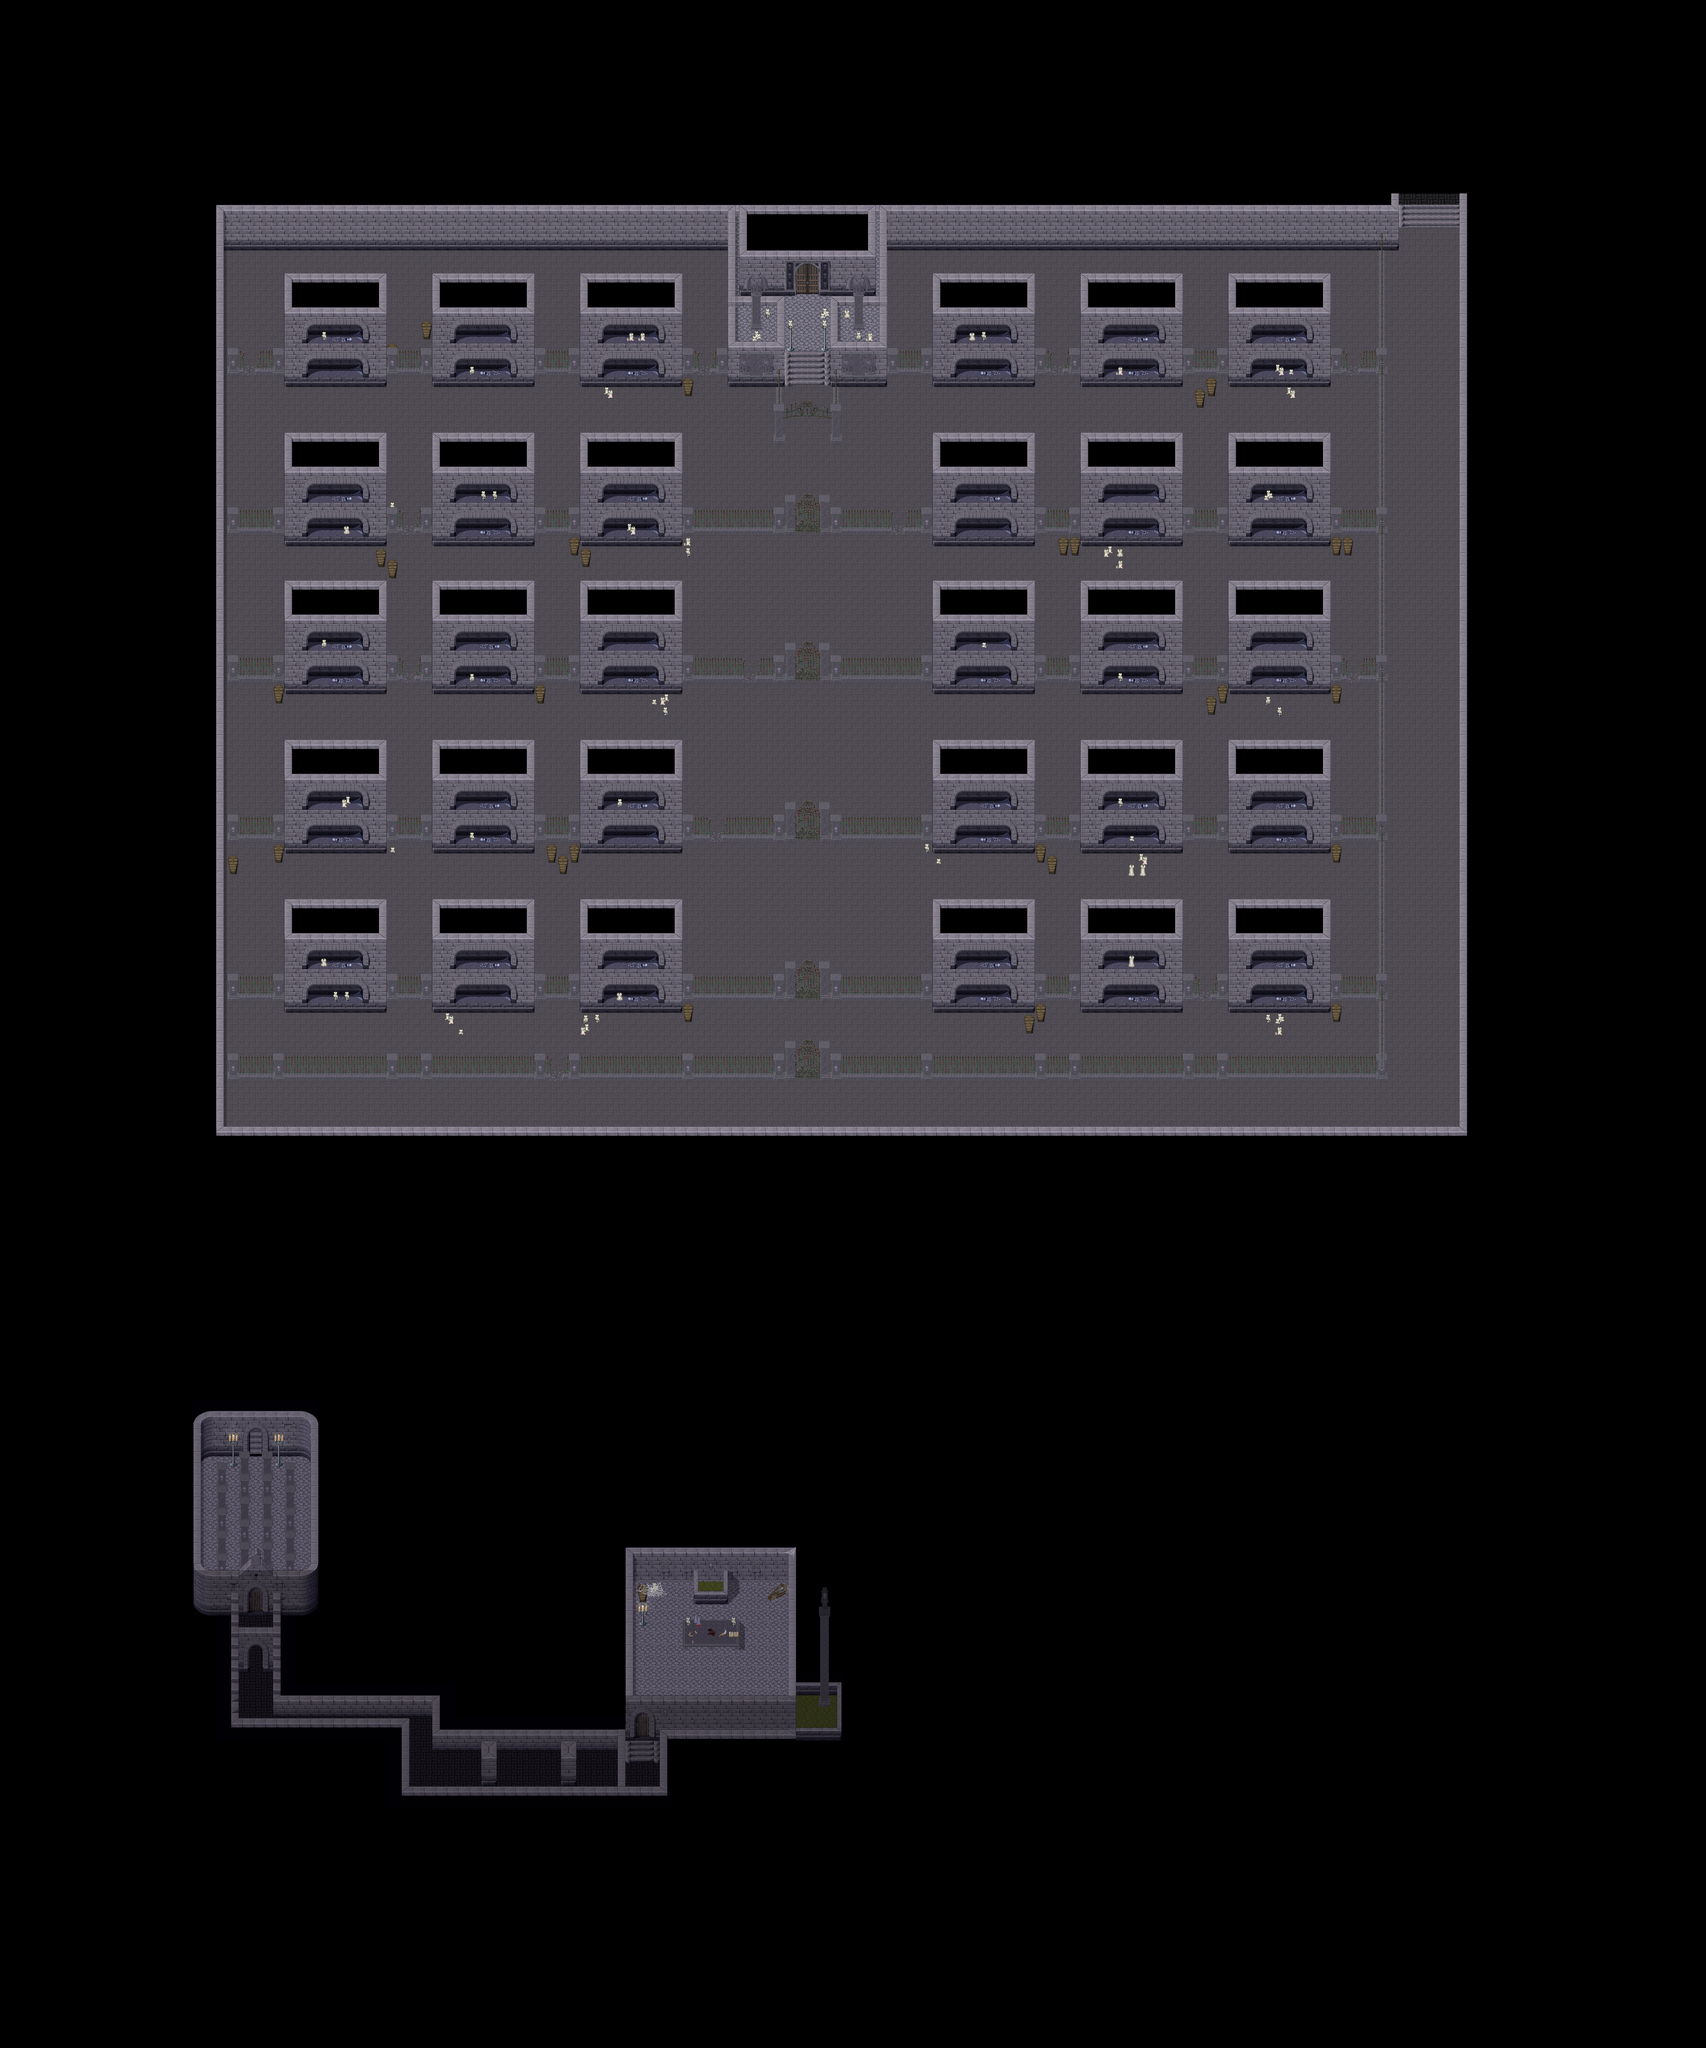

Tiled map render using the project's own tile images. Description and the map definition, with tile-layer contents summarised, below:
An orthogonal 150x180 tile map with 32x32 px tiles, 9 tile layers (Ground1, Ground2, Ground3, Ground4, ...), 1 hidden layer not drawn, 9 tilesets and 12 objects (10x spawn, warp, particle_effect).

<map version="1.4" tiledversion="1.4.3" orientation="orthogonal" renderorder="right-down" width="150" height="180" tilewidth="32" tileheight="32" infinite="0" nextlayerid="14" nextobjectid="16">
 <properties>
  <property name="music" value="OverwhelmedUnderground.ogg" />
  <property name="name" value="Crypt Sub-Basement Two" />
  <property name="overlay0image" value="graphics/images/ambient/spotlight.png" />
  <property name="overlay0keepratio" value="true" />
 </properties>
 <tileset firstgid="1" source="../tilesets/collision.tsx" />
 <tileset firstgid="3" source="../tilesets/crypt1.tsx" />
 <tileset firstgid="259" source="../tilesets/crypt2.tsx" />
 <tileset firstgid="483" source="../tilesets/crypt_blockwall.tsx" />
 <tileset firstgid="739" source="../tilesets/crypt_fringe_x3.tsx" />
 <tileset firstgid="819" source="../tilesets/crypt_fringe2_x3.tsx" />
 <tileset firstgid="899" source="../tilesets/crypt_x4.tsx" />
 <tileset firstgid="963" source="../tilesets/light-flickering-x1x4.tsx" />
 <tileset firstgid="1023" name="dark-tileset-accessory" tilewidth="32" tileheight="32" tilecount="60" columns="15">
  <image source="../graphics/tiles/dark-tileset-accessory.png" width="480" height="128" />
 </tileset>
 <layer id="1" name="Ground1" width="150" height="180">
  <data>[27000 cells, 27000 non-empty, 42 distinct tile ids]</data>
 </layer>
 <layer id="2" name="Ground2" width="150" height="180">
  <data>[27000 cells, 464 non-empty, 97 distinct tile ids]</data>
 </layer>
 <layer id="3" name="Ground3" width="150" height="180">
  <data>[27000 cells, 64 non-empty, 42 distinct tile ids]</data>
 </layer>
 <layer id="13" name="Ground4" width="150" height="180" opacity="0.7">
  <data>[27000 cells, 6 non-empty, 5 distinct tile ids]</data>
 </layer>
 <layer id="4" name="Fringe" width="150" height="180">
  <data>[27000 cells, 457 non-empty, 36 distinct tile ids]</data>
 </layer>
 <layer id="5" name="Over1" width="150" height="180">
  <data>[27000 cells, 5188 non-empty, 86 distinct tile ids]</data>
 </layer>
 <layer id="6" name="Over2" width="150" height="180">
  <data>[27000 cells, 210 non-empty, 26 distinct tile ids]</data>
 </layer>
 <layer id="7" name="Over3" width="150" height="180" opacity="0.5">
  <data>[27000 cells, 798 non-empty, 12 distinct tile ids]</data>
 </layer>
 <layer id="12" name="Over4" width="150" height="180" opacity="0.5">
  <data>[27000 cells, 410 non-empty, 2 distinct tile ids]</data>
 </layer>
 <layer id="8" name="Collision" width="150" height="180" visible="0">
  <data>[27000 cells, 19265 non-empty, 1 distinct tile ids]</data>
 </layer>
 <objectgroup id="9" name="Objects" visible="0">
  <object id="1" name="To Crypts Sub-Basement Two" type="warp" x="3968" y="544" width="128" height="34">
   <properties>
    <property name="dest_map" value="027-4" />
    <property name="dest_x" value="21" />
    <property name="dest_y" value="97" />
   </properties>
  </object>
  <object id="15" name="Fallen" type="spawn" x="1730" y="4962" width="127" height="126">
   <properties>
    <property name="death" value="4000" />
    <property name="max_beings" value="1" />
    <property name="monster_id" value="43" />
    <property name="spawn" value="30000" />
   </properties>
  </object>
  <object id="14" name="Fallen" type="spawn" x="2079" y="4578" width="130" height="59">
   <properties>
    <property name="death" value="4000" />
    <property name="max_beings" value="1" />
    <property name="monster_id" value="43" />
    <property name="spawn" value="30000" />
   </properties>
  </object>
  <object id="13" name="Fallen" type="spawn" x="1792" y="4578" width="128" height="59">
   <properties>
    <property name="death" value="4000" />
    <property name="max_beings" value="1" />
    <property name="monster_id" value="43" />
    <property name="spawn" value="30000" />
   </properties>
  </object>
  <object id="12" name="TheLost" type="spawn" x="1953" y="4512" width="96" height="63">
   <properties>
    <property name="death" value="8000" />
    <property name="max_beings" value="1" />
    <property name="monster_id" value="71" />
    <property name="spawn" value="300000" />
   </properties>
  </object>
  <object id="11" name="Stalker" type="spawn" x="576" y="4288" width="284" height="220">
   <properties>
    <property name="death" value="4000" />
    <property name="max_beings" value="4" />
    <property name="monster_id" value="73" />
    <property name="spawn" value="60000" />
   </properties>
  </object>
  <object id="2" name="Wight" type="spawn" x="640" y="716" width="3232" height="1140">
   <properties>
    <property name="death" value="8000" />
    <property name="max_beings" value="6" />
    <property name="monster_id" value="122" />
    <property name="spawn" value="60000" />
   </properties>
  </object>
  <object id="3" name="VampireBat" type="spawn" x="688" y="717" width="3145" height="2271">
   <properties>
    <property name="death" value="30000" />
    <property name="max_beings" value="30" />
    <property name="monster_id" value="64" />
    <property name="spawn" value="100000" />
   </properties>
  </object>
  <object id="6" name="RedBone" type="spawn" x="640" y="704" width="3232" height="1152">
   <properties>
    <property name="death" value="8000" />
    <property name="max_beings" value="6" />
    <property name="monster_id" value="72" />
    <property name="spawn" value="60000" />
   </properties>
  </object>
  <object id="7" name="PoisonSkull" type="spawn" x="672" y="1952" width="3168" height="800">
   <properties>
    <property name="death" value="8000" />
    <property name="max_beings" value="8" />
    <property name="monster_id" value="22" />
    <property name="spawn" value="60000" />
   </properties>
  </object>
  <object id="8" name="FireSkull" type="spawn" x="640" y="1952" width="3200" height="800">
   <properties>
    <property name="death" value="8000" />
    <property name="max_beings" value="8" />
    <property name="monster_id" value="21" />
    <property name="spawn" value="60000" />
   </properties>
  </object>
  <object id="9" name="graphics/particles/warparea.particle.xml" type="particle_effect" x="2240" y="800" width="64" height="32" />
 </objectgroup>
</map>
